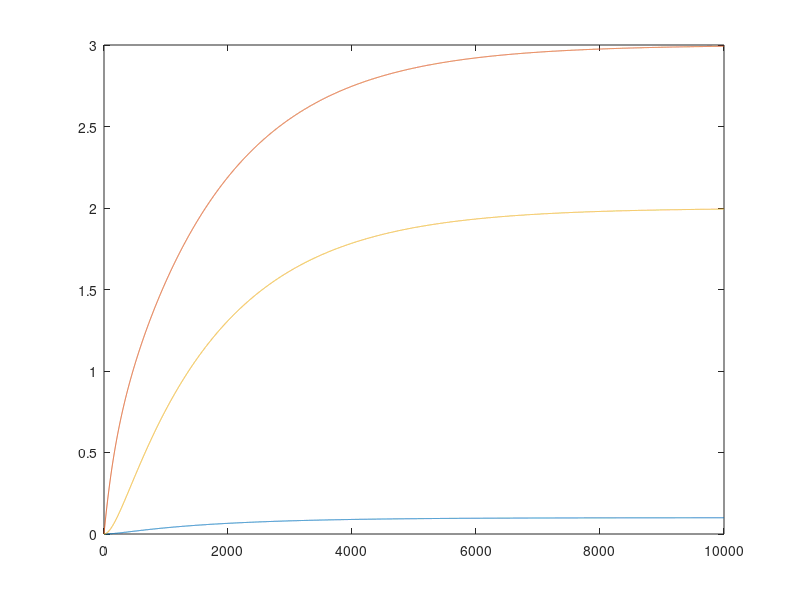
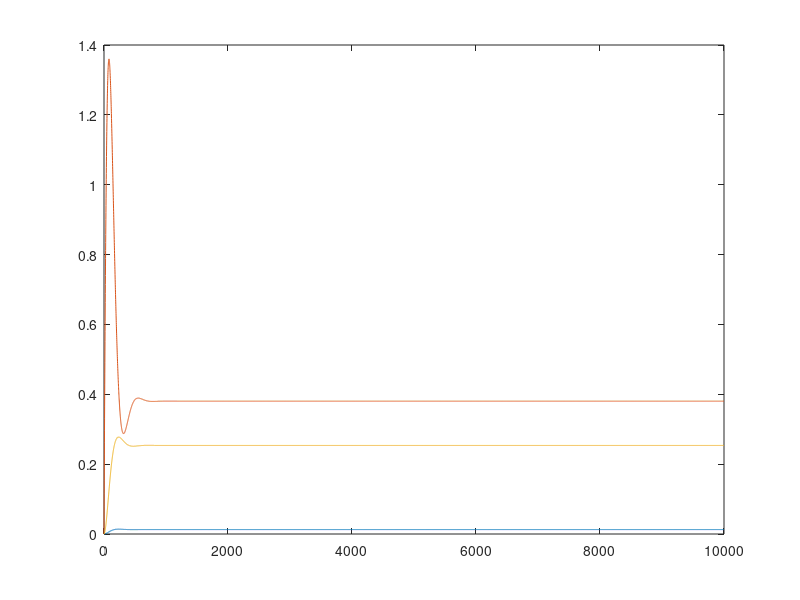

Write MATLAB code to recreate these figures, in order.
%% System parameters
A1 = 25.12;
A2 = 56.52;
R1 = 10;
R2 = 20;

%% Desired system attributes
% Settling time
ts = 400;

%% System state-space model
A = [-(1/(R1*A2) + 1/(R2*A2)) 1/(R1*R2*A2); R2/(R1*A1) -1/(R1*A1)];
B = [0; 1/A1];
C = [1 0];
D = 0;
open = ss(A, B, C, D);

%% Check (open loop) stability - controllability - observability
isStable = isstable(open);
isControllable = rank(ctrb(open)) == 2;
isObservable = rank(obsv(open)) == 2;

%% Open loop step response
tfinal = 10000;
u = 0.1 * ones([1 tfinal + 1]);
t = 0:tfinal;
[y, t, x] = lsim(open, u, t);
h2 = R2*x(:, 1);
figure;
plot(t, x, t, h2);

%% Full-state feedback
% Polynomial for desired poles.
z = 0.6;
wn = 4/(z*ts);
p = [-wn*z + wn*sqrt(1-z^2)*1i, -wn*z - wn*sqrt(1-z^2)*1i];
K = acker(A, B, p);
full = ss(A-B*K, B, C, D);

%% Full-state feedback step response.
tfinal = 10000;
N = 10;
u = N * 0.1 * ones([1 tfinal + 1]);
t = 0:tfinal;
[y, t, x] = lsim(full, u, t);
h2 = R2*x(:, 1);
figure;
plot(t, x, t, h2);